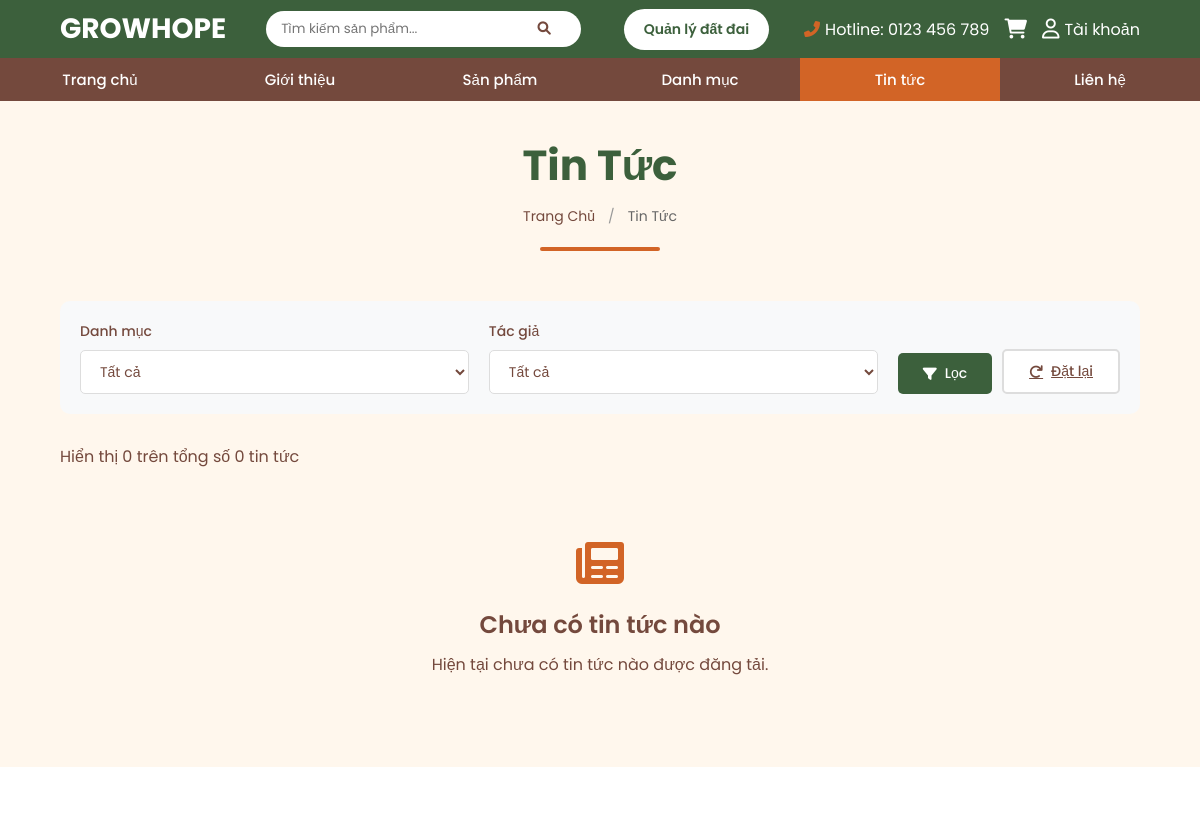
/public/news.php?page=2 (upper part), run on an earlier commit of the app's database.
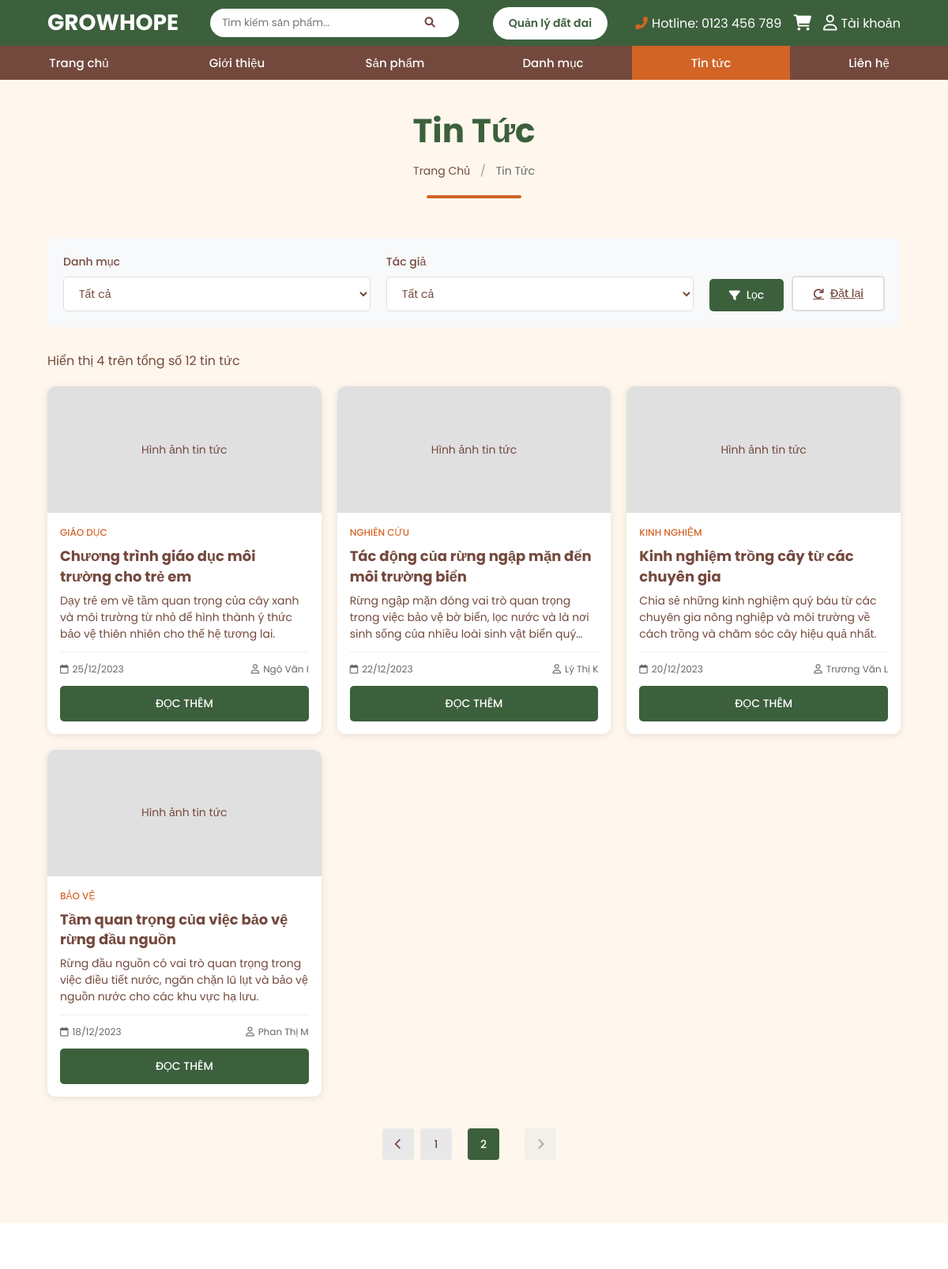
And on a later commit of the database.
### tables this page shows
CREATE TABLE news (
    news_id INT AUTO_INCREMENT PRIMARY KEY,
    title VARCHAR(255) NOT NULL,
    slug VARCHAR(255) NOT NULL UNIQUE,
    publish_date DATE NOT NULL,
    author VARCHAR(255) NOT NULL,
    category VARCHAR(255) NOT NULL,
    excerpt TEXT,
    description TEXT,
    content LONGTEXT,
    created_at TIMESTAMP DEFAULT CURRENT_TIMESTAMP
);

### public/news.php (the view, shortened to what the changed rows need)
<?php
require_once '../includes/database.php';
try {
    $pdo = getPDO();
} catch (RuntimeException $e) {
    $pdo = null;
}
$news = [];
$total_news = 0;
$categories_list = [];
$authors_list = [];
$filter_category = isset($_GET['category']) ? trim($_GET['category']) : '';
$filter_author = isset($_GET['author']) ? trim($_GET['author']) : '';
if ($pdo) {
    try {
        $categoriesStmt = $pdo->query('SELECT DISTINCT category FROM news WHERE category IS NOT NULL AND category != "" ORDER BY category ASC');
        $categories_list = $categoriesStmt->fetchAll(PDO::FETCH_COLUMN);
        $authorsStmt = $pdo->query('SELECT DISTINCT author FROM news WHERE author IS NOT NULL AND author != "" ORDER BY author ASC');
        $authors_list = $authorsStmt->fetchAll(PDO::FETCH_COLUMN);
        $where_conditions = [];
        $where_sql = !empty($where_conditions) ? 'WHERE ' . implode(' AND ', $where_conditions) : '';
        $count_sql = "SELECT COUNT(*) FROM news $where_sql";
        $countStmt = $pdo->prepare($count_sql);
        $countStmt->execute();
        $total_news = (int) $countStmt->fetchColumn();
        $items_per_page = PAGINATION_NEWS_PER_PAGE;
        $page = isset($_GET['page']) ? max(1, (int)$_GET['page']) : 1;
        $offset = ($page - 1) * $items_per_page;
        $news_sql = "SELECT news_id, title, slug, publish_date, author, category, excerpt, description
                     FROM news
                     $where_sql
                     ORDER BY publish_date DESC, created_at DESC
                     LIMIT :limit OFFSET :offset";
        $newsStmt = $pdo->prepare($news_sql);
        $newsStmt->bindValue(':limit', $items_per_page, PDO::PARAM_INT);
        $newsStmt->bindValue(':offset', $offset, PDO::PARAM_INT);
        $newsStmt->execute();
        $news = $newsStmt->fetchAll();
    } catch (PDOException $e) {
        $news = [];
        $total_news = 0;
    }
}
$total_pages = $total_news > 0 ? (int)ceil($total_news / PAGINATION_NEWS_PER_PAGE) : 0;
include '../includes/header.php';
?>
<main style="min-height: 60vh; padding: 0; background-color: var(--light);">
    <?php
    $page_title = "Tin Tức";
    include __DIR__ . '/../includes/components/page-header.php';
    ?>
    <div class="news-container">
        <?php
        $category_options = [['value' => '', 'label' => 'Tất cả']];
        foreach ($categories_list as $cat) {
            $category_options[] = [
                'value' => $cat,
                'label' => $cat
            ];
        }
        $author_options = [['value' => '', 'label' => 'Tất cả']];
        foreach ($authors_list as $author) {
            $author_options[] = [
                'value' => $author,
                'label' => $author
            ];
        }
        $filter_fields = [
            [
                'type' => 'select',
                'name' => 'category',
                'label' => 'Danh mục',
                'options' => $category_options,
                'value' => $filter_category
            ],
            [
                'type' => 'select',
                'name' => 'author',
                'label' => 'Tác giả',
                'options' => $author_options,
                'value' => $filter_author
            ]
        ];
        include __DIR__ . '/../includes/components/filter.php';
        ?>
        <div class="news-info">
            Hiển thị <span id="display-count"><?php echo count($news); ?></span> trên tổng số <span id="total-count"><?php echo $total_news; ?></span> tin tức
        </div>
        <?php if (empty($news)): ?>
            <div class="no-news">
                <i class="fas fa-newspaper"></i>
                <h3>Chưa có tin tức nào</h3>
                <p>Hiện tại chưa có tin tức nào được đăng tải.</p>
            </div>
        <?php else: ?>
            <div class="news-grid">
                <?php foreach ($news as $item): ?>
                    <div class="news-card">
                        <div class="news-image">
                            <div class="news-image-placeholder">Hình ảnh tin tức</div>
                        </div>
                        <div class="news-info-card">
                            <div class="news-category"><?php echo htmlspecialchars($item['category']); ?></div>
                            <h3 class="news-title">
                                <a href="../views/news-detail.php?slug=<?php echo htmlspecialchars($item['slug']); ?>">
                                    <?php echo htmlspecialchars($item['title']); ?>
                                </a>
                            </h3>
                            <p class="news-excerpt">
                                <?php echo htmlspecialchars($item['excerpt'] ?: $item['description']); ?>
                            </p>
                            <div class="news-meta">
                                <div class="news-date">
                                    <i class="far fa-calendar"></i>
                                    <?php echo date('d/m/Y', strtotime($item['publish_date'])); ?>
                                </div>
                                <div class="news-author">
                                    <i class="far fa-user"></i>
                                    <?php echo htmlspecialchars($item['author']); ?>
                                </div>
                            </div>
                            <a href="../views/news-detail.php?slug=<?php echo htmlspecialchars($item['slug']); ?>" class="read-more-btn">
                                ĐỌC THÊM
                            </a>
                        </div>
                    </div>
                <?php endforeach; ?>
            </div>
        <?php endif; ?>
        <?php
        $pagination_params = [];
        $base_url = 'news.php?' . (!empty($pagination_params) ? http_build_query($pagination_params) . '&' : '');
        $current_page = $page;
        $total_pages = $total_pages;
        include __DIR__ . '/../includes/components/pagination.php';
        ?>
    </div>
</main>
<?php include '../includes/footer.php'; ?>

### includes/components/page-header.php (shortened to what the changed rows need)
<?php
if (!isset($breadcrumbs)) {
    $breadcrumbs = [];
    $script_path = $_SERVER['PHP_SELF'];
    $current_page = basename($_SERVER['PHP_SELF']);
    $is_public = (strpos($script_path, '/public/') !== false);
    $is_auth = (strpos($script_path, '/auth/') !== false);
    $is_views = (strpos($script_path, '/views/') !== false);
    if ($is_public) {
        $base_path = '';
        $index_link = BASE_URL . '/index.php';
    } elseif ($is_auth || $is_views) {
        $base_path = BASE_URL . '/public/';
        $index_link = BASE_URL . '/index.php';
    } else {
        $base_path = BASE_URL . '/public/';
        $index_link = BASE_URL . '/index.php';
    }
    $breadcrumbs[] = ['text' => 'Trang Chủ', 'url' => $index_link];
    $page_map = [
        'products.php' => ['text' => 'Sản Phẩm', 'url' => $base_path . 'products.php'],
        'products-detail.php' => ['text' => 'Chi Tiết Sản Phẩm', 'url' => ''],
        'categories.php' => ['text' => 'Danh Mục', 'url' => $base_path . 'categories.php'],
        'news.php' => ['text' => 'Tin Tức', 'url' => $base_path . 'news.php'],
        'news-detail.php' => ['text' => 'Chi Tiết Tin Tức', 'url' => ''],
        'about.php' => ['text' => 'Giới Thiệu', 'url' => $base_path . 'about.php'],
        'contact.php' => ['text' => 'Liên Hệ', 'url' => $base_path . 'contact.php'],
        'search.php' => ['text' => 'Tìm Kiếm', 'url' => $base_path . 'search.php'],
        'galleries.php' => ['text' => 'Thư Viện', 'url' => $base_path . 'galleries.php'],
    ];
    if (isset($page_map[$current_page])) {
        $breadcrumbs[] = $page_map[$current_page];
    } else {
        $breadcrumbs[] = ['text' => $page_title, 'url' => ''];
    }
}
?>
<div class="page-header">
    <div class="page-header-container">
        <h1 class="page-title"><?php echo htmlspecialchars($page_title); ?></h1>
        <nav class="page-breadcrumb" aria-label="Breadcrumb">
            <?php
            $breadcrumb_count = count($breadcrumbs);
            foreach ($breadcrumbs as $index => $crumb) {
                $is_last = ($index === $breadcrumb_count - 1);
                if (!empty($crumb['url']) && !$is_last) {
                    echo '<a href="' . htmlspecialchars($crumb['url']) . '">' . htmlspecialchars($crumb['text']) . '</a>';
                } else {
                    echo '<span class="current">' . htmlspecialchars($crumb['text']) . '</span>';
                }
                if (!$is_last) {
                    echo '<span class="separator">/</span>';
                }
            }
            ?>
        </nav>
    </div>
</div>

### includes/components/filter.php (shortened to what the changed rows need)
<?php
if (!isset($form_action)) {
    $form_action = '';
}
?>
<div class="filter-component">
    <form method="GET" action="<?php echo htmlspecialchars($form_action); ?>" class="filter-form" id="filterForm">
        <?php
        foreach ($filter_fields as $field):
            $field_type = $field['type'] ?? 'select';
            $field_name = $field['name'] ?? '';
            $field_label = $field['label'] ?? '';
            $field_value = $field['value'] ?? '';
            $field_options = $field['options'] ?? [];
        ?>
            <div class="filter-group">
                <label for="filter-<?php echo htmlspecialchars($field_name); ?>">
                    <?php echo htmlspecialchars($field_label); ?>
                </label>
                <?php if ($field_type === 'select'): ?>
                    <select id="filter-<?php echo htmlspecialchars($field_name); ?>"
                            name="<?php echo htmlspecialchars($field_name); ?>">
                        <?php foreach ($field_options as $option):
                            $opt_value = is_array($option) ? $option['value'] : $option;
                            $opt_label = is_array($option) ? $option['label'] : $option;
                            $selected = ($field_value == $opt_value) ? 'selected' : '';
                        ?>
                            <option value="<?php echo htmlspecialchars($opt_value); ?>" <?php echo $selected; ?>>
                                <?php echo htmlspecialchars($opt_label); ?>
                            </option>
                        <?php endforeach; ?>
                    </select>
                <?php endif; ?>
            </div>
        <?php endforeach; ?>
    </form>
</div>

### includes/components/pagination.php (shortened to what the changed rows need)
<?php
if (!isset($page_param)) {
    $page_param = 'page';
}
if (!isset($max_visible)) {
    $max_visible = 2;
}
if ($total_pages <= 1) {
    return;
}
$current_page = max(1, min($current_page, $total_pages));
$start_page = max(1, $current_page - $max_visible);
$end_page = min($total_pages, $current_page + $max_visible);
if ($end_page - $start_page < ($max_visible * 2)) {
    if ($start_page == 1) {
        $end_page = min($total_pages, $start_page + ($max_visible * 2));
    } else {
        $start_page = max(1, $end_page - ($max_visible * 2));
    }
}
?>
<nav class="pagination-component" aria-label="Phân trang">
    <?php
    if ($current_page > 1):
        $prev_url = $base_url . $page_param . '=' . ($current_page - 1);
    ?>
        <a href="<?php echo htmlspecialchars($prev_url); ?>" class="page-link prev" aria-label="Trang trước">
            <i class="fas fa-chevron-left"></i>
        </a>
    <?php endif; ?>
    <?php
    for ($i = $start_page; $i <= $end_page; $i++):
        if ($i == $current_page):
    ?>
            <span class="page-item active">
                <span class="page-link"><?php echo $i; ?></span>
            </span>
        <?php else: ?>
            <?php
            $page_url = $base_url . $page_param . '=' . $i;
            ?>
            <a href="<?php echo htmlspecialchars($page_url); ?>" class="page-link"><?php echo $i; ?></a>
        <?php endif; ?>
    <?php endfor; ?>
    <?php
    if ($current_page < $total_pages):
        $next_url = $base_url . $page_param . '=' . ($current_page + 1);
    ?>
        <a href="<?php echo htmlspecialchars($next_url); ?>" class="page-link next" aria-label="Trang sau">
            <i class="fas fa-chevron-right"></i>
        </a>
    <?php else: ?>
        <span class="page-item disabled">
            <span class="page-link next" aria-label="Trang sau">
                <i class="fas fa-chevron-right"></i>
            </span>
        </span>
    <?php endif; ?>
</nav>

What changed in the data, as far as the page shows it:
added news: category "GIÁO DỤC", title "Chương trình giáo dục môi trường cho trẻ em", excerpt "Dạy trẻ em về tầm quan trọng của cây xanh và môi trường từ nhỏ để hình thành ý thức bảo vệ thiên nhiên cho thế hệ tương lai.", publish_date "25/12/2023", author "Ngô Văn I"
added news: category "NGHIÊN CỨU", title "Tác động của rừng ngập mặn đến môi trường biển", excerpt "Rừng ngập mặn đóng vai trò quan trọng trong việc bảo vệ bờ biển, lọc nước và là nơi sinh sống của nhiều loài sinh vật biển…", publish_date "22/12/2023", author "Lý Thị K"
added news: category "KINH NGHIỆM", title "Kinh nghiệm trồng cây từ các chuyên gia", excerpt "Chia sẻ những kinh nghiệm quý báu từ các chuyên gia nông nghiệp và môi trường về cách trồng và chăm sóc cây hiệu quả nhất.", publish_date "20/12/2023", author "Trương Văn L"
added news: category "BẢO VỆ", title "Tầm quan trọng của việc bảo vệ rừng đầu nguồn", excerpt "Rừng đầu nguồn có vai trò quan trọng trong việc điều tiết nước, ngăn chặn lũ lụt và bảo vệ nguồn nước cho các khu vực hạ lưu.", publish_date "18/12/2023", author "Phan Thị M"
Also different on the page:
count($news): "0" → "4"
$total_news: "0" → "12"
new list line: "1"
new list line: "2"
text no longer shown: "Chưa có tin tức nào Hiện tại chưa có tin tức nào được đăng tải."
